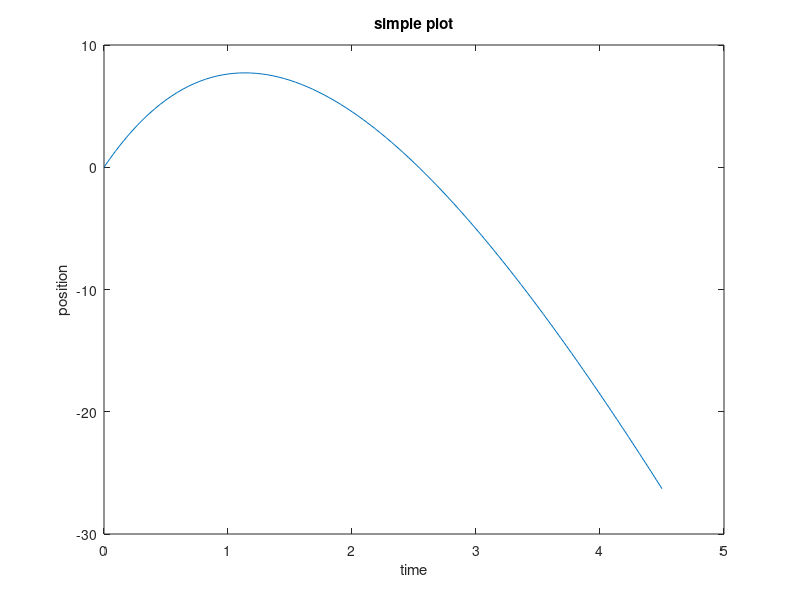

Here is the MATLAB script that generated this plot:
N = 100;
p = .5; vo = 15; g = 9.8; vr = g/p;
tvals = linspace(0,4.5,N);
for i=1:N
	t = tvals(i);
	fvals(i) = ((vo+vr)/p)*(1-(exp((-1*p)*t))) - (vr*t);
end
plot(tvals,fvals)                   % plot the function f(t)
xlabel('time'), ylabel('position')  % label the plot
title('simple plot')
